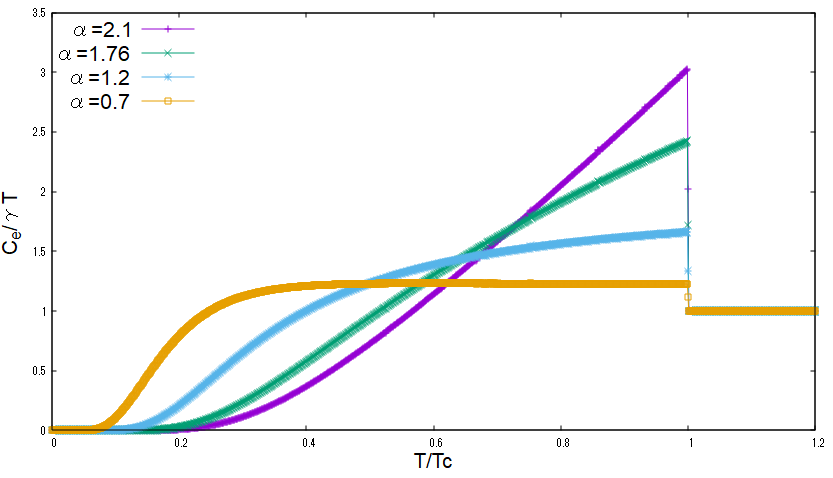

Reproduce this figure in gnuplot.
set xrange [0:1.2]
set yrange [0:3.5]

set bmargin 4

set xlabel "T/Tc" font "Arial,16"
set ylabel "C_{e}/{/Symbol g}T" font "Arial,16"

set key font "Arial, 16"
set key left top

plot "heatCapacity_2p100000.csv" using 1:3 with linespoints title "{/Symbol a}=2.1" \
, "heatCapacity_1p760000.csv" using 1:3 with linespoints title "{/Symbol a}=1.76" \
, "heatCapacity_1p200000.csv" using 1:3 with linespoints title "{/Symbol a}=1.2" \
, "heatCapacity_0p700000.csv" using 1:3 with linespoints title "{/Symbol a}=0.7"
